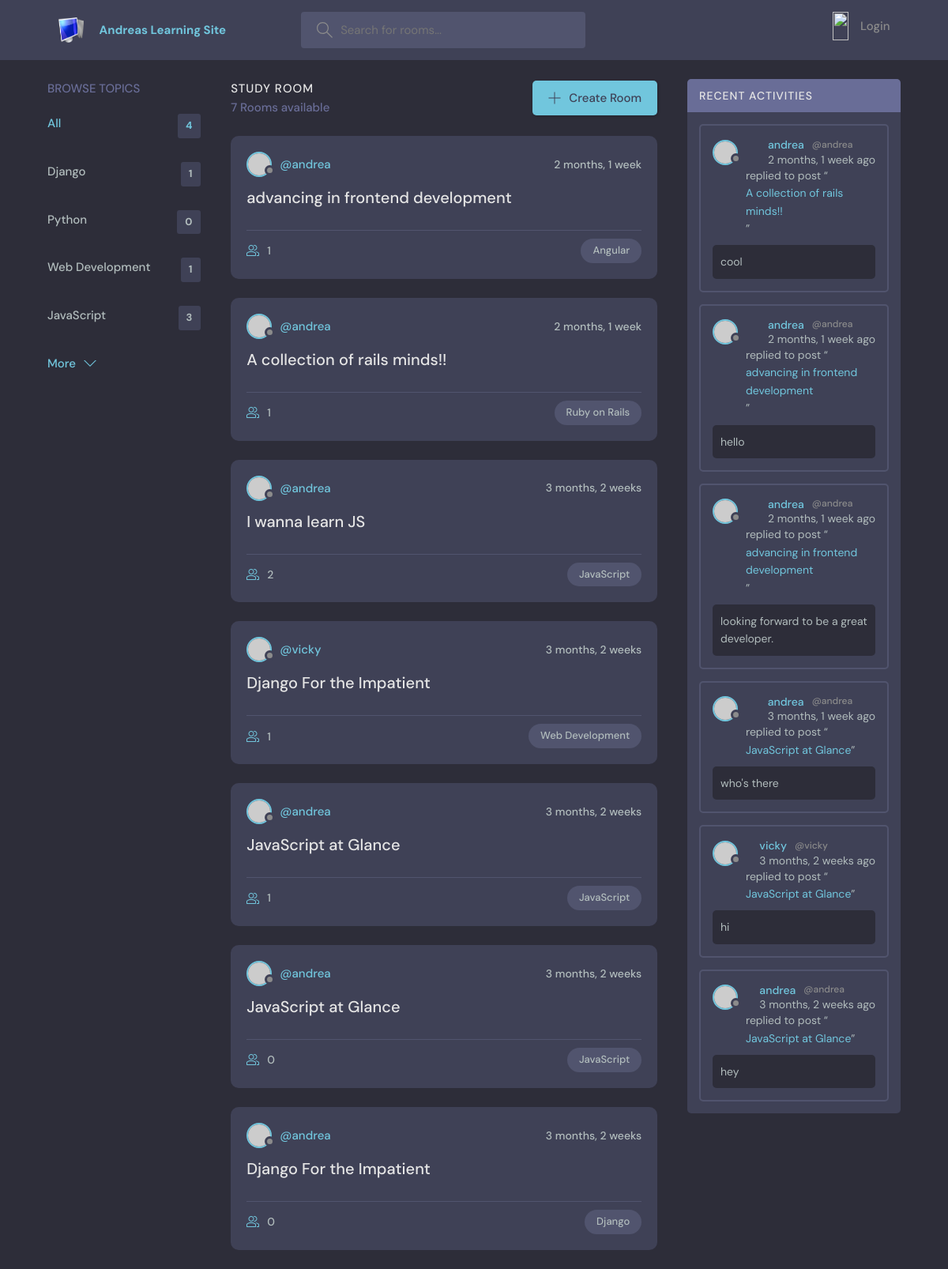
The page / on the database its author committed.
### base/models.py (models this page shows, shortened)
class Topic(models.Model):
    name = models.CharField(max_length =150)

class Room(models.Model):
    host = models.ForeignKey(User,on_delete=models.SET_NULL, null = True)
    topic = models.ForeignKey(Topic,on_delete=models.SET_NULL, null = True)
    name = models.CharField(max_length=150, null = True, blank = True)
    description = models.TextField(null= True, blank = True)
    participants = models.ManyToManyField(User,related_name='participants', blank = True)
    updated = models.DateTimeField(auto_now = True)
    created = models.DateTimeField(auto_now_add = True)
    class Meta:
        ordering =['-updated', '-created']
    def __str__(self):
        return self.name

class Message(models.Model):
    user = models.ForeignKey(User,on_delete=models.CASCADE)
    room = models.ForeignKey(Room,on_delete=models.CASCADE)
    body = models.TextField()
    updated = models.DateTimeField(auto_now = True)
    created = models.DateTimeField(auto_now_add = True)
    class Meta:
        ordering =['-updated', '-created']

### base/views.py (the view)
# urls.py: path('', views.home, name="home"),
def home(request):
    q = request.GET.get('q') if request.GET.get('q') != None else ''
    rooms = Room.objects.filter(
        Q(topic__name__icontains=q) |
        Q(name__icontains=q) |
        Q(description__icontains=q)
        )
    topics = Topic.objects.all()[0:4]
    room_count = rooms.count()
    room_messages = Message.objects.filter(Q(room__topic__name__icontains = q))
    context = {'rooms':rooms, 'topics':topics, 'room_count':room_count,'room_messages':room_messages}
    return render( request, 'home.html', context)

### Templates/home.html (shortened to what this page needs)
{% include "main.html" %}
{% block content %}
    <main class="layout layout--3">
      <div class="container">
        {% include "topics.html" %}
        <div class="roomList">
          <div class="roomList__header">
            <div>
              <h2>Study Room</h2>
              <p>{{room_count}} Rooms available</p>
            </div>
            <a class="btn btn--main" href="{% url 'create-room'%}">
              <svg version="1.1" xmlns="http://www.w3.org/2000/svg" width="32" height="32" viewBox="0 0 32 32">
                <title>add</title>
                <path
                  d="M16.943 0.943h-1.885v14.115h-14.115v1.885h14.115v14.115h1.885v-14.115h14.115v-1.885h-14.115v-14.115z"
                ></path>
              </svg>
              Create Room
            </a>
          </div>
         {% include 'feed_component.html'%}
        </div>
        {% include 'activity.html' %}
      </div>
    </main>
{% endblock %}

### Templates/topics.html
<div class="topics">
    <div class="topics__header">
      <h2>Browse Topics</h2>
    </div>
    <ul class="topics__list">
      <li>
        <a href="{% url 'home' %}" class="active">All <span>{{topics.count}}</span></a>
      </li>
      {% for topic in topics %}
      <li>
        <a href="{% url 'home' %}?q={{topic.name}}">{{topic.name}}<span>{{topic.room_set.all.count}}</span></a>
      </li>
      {% endfor %}
    </ul>
    <a class="btn btn--link" href="{% url 'topics-page' %}">
      More
      <svg version="1.1" xmlns="http://www.w3.org/2000/svg" width="32" height="32" viewBox="0 0 32 32">
        <title>chevron-down</title>
        <path d="M16 21l-13-13h-3l16 16 16-16h-3l-13 13z"></path>
      </svg>
    </a>
  </div>

### Templates/feed_component.html (shortened to what this page needs)
{% for room in rooms %}
 <div class="roomListRoom">
    <div class="roomListRoom__header">
      <a href="{% url 'user-profile' room.host.id %}" class="roomListRoom__author">
        <div class="avatar avatar--small">
          <img src="https://randomuser.me/api/portraits/women/11.jpg" />
        </div>
        <span>@{{room.host.username}}</span>
      </a>
      <div class="roomListRoom__actions">
        <span>{{room.created|timesince}}</span>
      </div>
    </div>
    <div class="roomListRoom__content">
      <a href="{% url 'room' room.id %}">{{room.name}}</a>
    </div>
    <div class="roomListRoom__meta">
      <a href="{% url 'room' room.id %}" class="roomListRoom__joined">
        {{room.participants.all.count}}
      </a>
      <p class="roomListRoom__topic">{{room.topic.name}}</p>
    </div>
  </div>
  {% endfor %}

### Templates/activity.html (shortened to what this page needs)
<div class="activities">
    <div class="activities__header">
      <h2>Recent Activities</h2>
    </div>
    {% for message in room_messages %}
    <div class="activities__box">
      <div class="activities__boxHeader roomListRoom__header">
        <a href="{% url 'user-profile' message.user.id %}" class="roomListRoom__author">
          <div class="avatar avatar--small">
            <img src="https://randomuser.me/api/portraits/women/11.jpg" />
          </div>
          <p>
            {{message.user}}
            <span>@{{message.user}} </a>{{message.created |timesince}} ago</span>
      </div>
      <div class="activities__boxContent">
        <p>replied to post “<a href="{% url 'room' message.room.id %}">{{message.room}}</a>”</p>
        <div class="activities__boxRoomContent">
         {{message.body}}
        </div>
      </div>
    </div>
    {% endfor %}
  </div>

### rows shown on the page
Topic: name "Django", room_set.all.count "1"
Topic: name "Python", room_set.all.count "0"
Topic: name "Web Development", room_set.all.count "1"
Topic: name "JavaScript", room_set.all.count "3"
Room: host.username "andrea", created "2 months, 1 week", name "advancing in frontend development", participants.all.count "1", topic.name "Angular"
Room: host.username "andrea", created "2 months, 1 week", name "A collection of rails minds!!", participants.all.count "1", topic.name "Ruby on Rails"
Room: host.username "andrea", created "3 months, 2 weeks", name "I wanna learn JS", participants.all.count "2", topic.name "JavaScript"
Room: host.username "vicky", created "3 months, 2 weeks", name "Django For the Impatient", participants.all.count "1", topic.name "Web Development"
Room: host.username "andrea", created "3 months, 2 weeks", name "JavaScript at Glance", participants.all.count "1", topic.name "JavaScript"
Room: host.username "andrea", created "3 months, 2 weeks", name "JavaScript at Glance", participants.all.count "0", topic.name "JavaScript"
Room: host.username "andrea", created "3 months, 2 weeks", name "Django For the Impatient", participants.all.count "0", topic.name "Django"
Message: user "andrea", created "2 months, 1 week", room "A collection of rails minds!!", body "cool"
Message: user "andrea", created "2 months, 1 week", room "advancing in frontend development", body "hello"
Message: user "andrea", created "2 months, 1 week", room "advancing in frontend development", body "looking forward to be a great developer."
Message: user "andrea", created "3 months, 1 week", room "JavaScript at Glance", body "who's there"
Message: user "vicky", created "3 months, 2 weeks", room "JavaScript at Glance", body "hi"
Message: user "andrea", created "3 months, 2 weeks", room "JavaScript at Glance", body "hey"

### other values the page prints
{{ topics.count }} "4"
{{ room_count }} "7"
